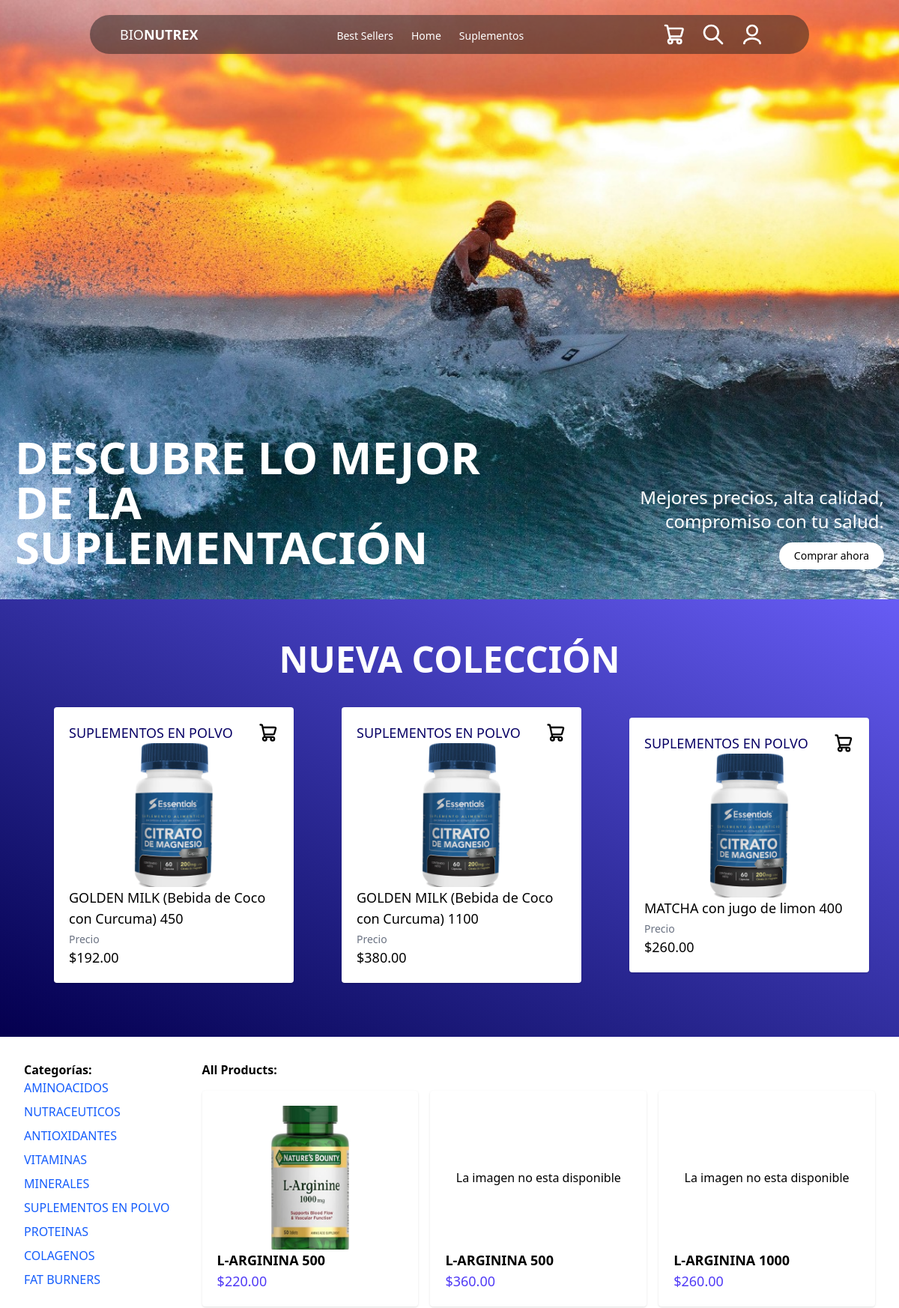
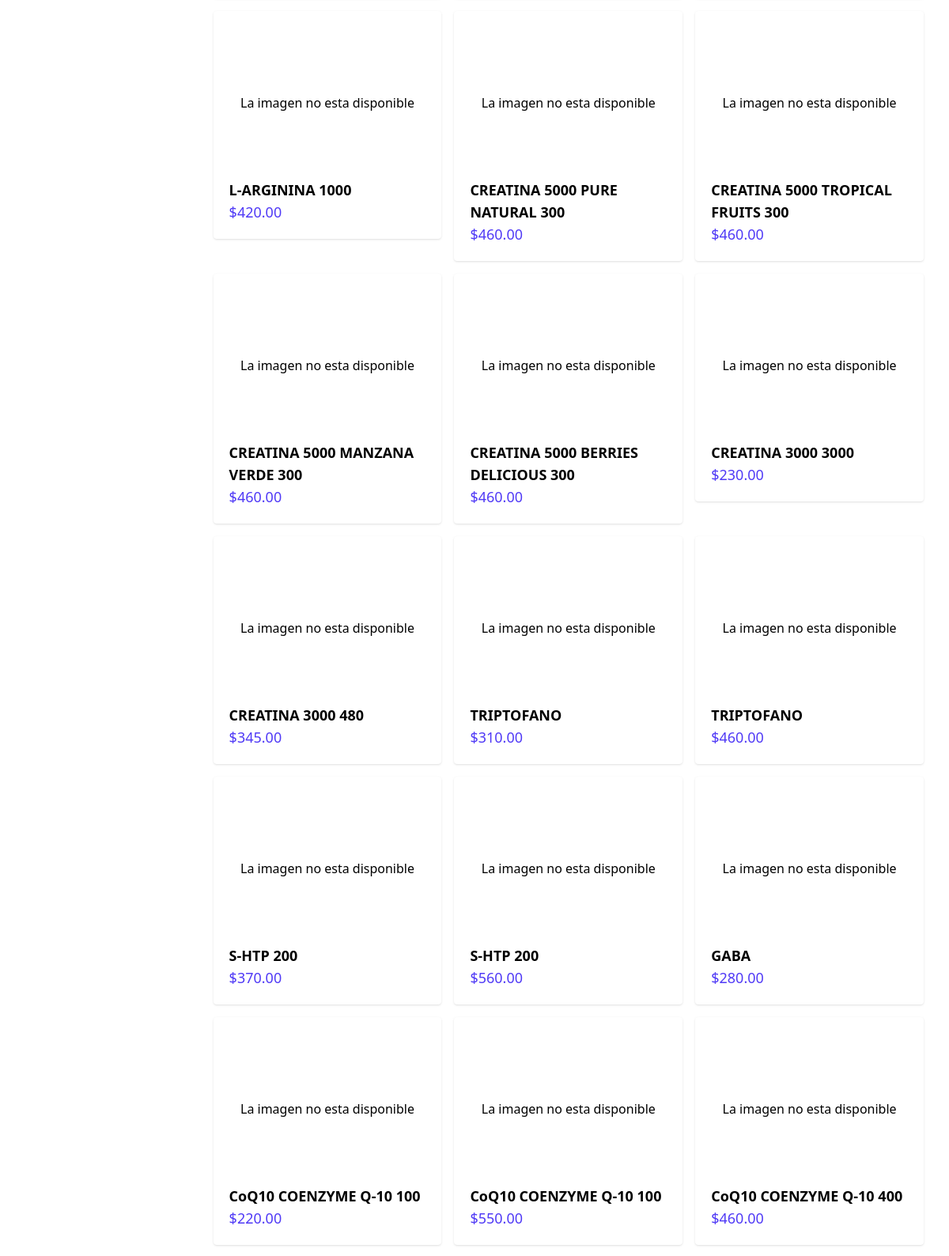
Screenshot of /products/ (upper part) with the database file from the repository (2 pictures, top to bottom).
### products/models.py (models this page shows, shortened)
class Categoria(models.Model):
    CAT_NOMBRE = models.CharField(max_length=50)
    CAT_SLUG = models.SlugField(default="", null=False, unique=True)
    class Meta:
        verbose_name_plural = "categorias"

class Producto(models.Model):
    ID_PRODUCTO = models.CharField(primary_key=True, max_length=50)
    PROD_CATEGORIA = models.ForeignKey(Categoria, related_name="productos", on_delete=models.CASCADE)
    PROD_NOMBRE = models.CharField(max_length=50)
    PROD_DESCRIPCION = models.CharField(max_length=50, blank=True)
    PROD_SLUG = models.SlugField(max_length=250)
    CONTENIDO_PZS = models.CharField(max_length=50, blank=True)
    PROD_PRECIO_MAY = models.DecimalField(max_digits=10, decimal_places=2, null=True)
    PROD_PRECIO_PUB = models.DecimalField(max_digits=10, decimal_places=2)
    PROD_DISPONIBLE = models.BooleanField(default=True)
    PROD_GRAMAJE = models.FloatField(null=True, blank=True)
    PROD_IMAGEN = models.ImageField(upload_to='productos/', null=True, blank=True)
    PROD_CREADO = models.DateTimeField(auto_now_add=True)
    PROD_MODIFICADO = models.DateTimeField(auto_now=True)

### products/views.py (the view)
# urls.py: path('products/', views.product_list, name="product_list"),
def product_list(request, category_slug=None):
    request.session['last_page'] = request.get_full_path()
    category = None
    products = Producto.objects.filter(PROD_DISPONIBLE=True)
    categories = Categoria.objects.all()
    rand_cat = choice(categories)
    first_three = Producto.objects.filter(PROD_CATEGORIA=rand_cat)[:3]
    if category_slug:
        category = get_object_or_404(Categoria, CAT_SLUG=category_slug)
        products = products.filter(PROD_CATEGORIA=category)
    return render(request, 'products/product/list.html', context={
        'rand_cat': rand_cat,
        'category': category,
        'products': products,
        'categories': categories,
        'first_three': first_three
    })

### templates/products/product/list.html (shortened to what this page needs)
{% extends 'base.html' %}
{% load static %}
{% block banner %}
  <section class="h-screen bg-[url('/static/img/heroimg.jpeg')] bg-cover bg-center bg-no-repeat">
    <div class="bottom-container h-full w-full flex flex-col justify-end items-center text-white px-5 pb-10 | lg:flex-row lg:items-end lg:justify-center lg:pb-10">
      <div class="flex text-center text-3xl font-bold | lg:w-[60%] lg:text-start lg:text-6xl">
        <h1>DESCUBRE LO MEJOR DE LA SUPLEMENTACIÓN</h1>
      </div>
      <div class="flex flex-col justify-end items-center text-center pb-10 [&>p]:text-lg [&>p]:mb-3 [&>a]:bg-[#FFFFFF] [&>a]:text-black [&>a]:rounded-3xl [&>a]:px-5 [&>a]:py-2 [&>a]:text-sm | lg:items-end lg:pb-0 lg:w-[40%] lg:text-end lg:[&>p]:text-2xl">
        <p>Mejores precios, alta calidad, compromiso con tu salud.</p>
        <a id="shopping-cart" href="#product-list">Comprar ahora</a>
      </div>
    </div>
  </section>
{% endblock %}
{% block content %}
  <div class="min-h-[calc(410px*0.75)] w-full bg-linear-to-bl from-[#675CF5] to-[#05004F] flex flex-col justify-center items-center text-white py-10">
    <div>
      <h1 class="text-white text-4xl md:text-5xl text-center pt-2 md:pt-4 font-bold">NUEVA COLECCIÓN</h1>
    </div>
    <div class="flex flex-row justify-center items-center gap-8 w-full m-4 py-4 md:mt-6 px-5 lg:px-10">
      {% for product in first_three %}
        <a href="{% url 'products:product_detail' product.ID_PRODUCTO %}">
          <div class="product-card bg-white w-full h-full flex flex-col justify-between items-center p-5 rounded shadow">
            <div class="w-full flex flex-row justify-between items-start">
              <h3 class="text-[#070065] text-lg">{{ rand_cat.CAT_NOMBRE }}</h3>
              <a href="{% url 'products:product_detail' product.ID_PRODUCTO %}"><img class="object-contain h-7 w-7" src="{% static 'img/shop-cart.svg' %}" alt="Agregar al carrito" /></a>
            </div>
            <div class="w-full h-48 flex items-center justify-center overflow-hidden">
              <img class="object-contain max-h-full max-w-full" src="{% static 'img/citrato.png' %}" alt="{{ product.PROD_NOMBRE }}" />
            </div>
            <div class="text-container flex flex-col justify-start items-start w-full break-words">
              <h2 class="font-regular text-lg text-black break-words">{{ product.PROD_NOMBRE }} {% if product.PROD_GRAMAJE is not None %}{{ product.PROD_GRAMAJE|floatformat:0 }}{% endif %}</h2>
              <p class="font-regular text-sm text-gray-500 mt-1">Precio</p>
              <p class="font-regular text-lg text-black">${{ product.PROD_PRECIO_PUB }}</p>
            </div>
          </div>
        </a>
      {% endfor %}
    </div>
  </div>
  <div class="mx-auto p-4 flex" id="product-list">
    <aside class="w-1/4 p-4">
      <h2 class="font-bold">Categorías:</h2>
      <ul>
        {% for category in categories %}
          <li class="mb-2">
            <a href="{% url 'products:product_list_by_category' category.CAT_SLUG %}#product-list" class="!text-blue-600 hover:!underline">{{ category.CAT_NOMBRE }}</a>
          </li>
        {% endfor %}
      </ul>
    </aside>
    <div class="w-full p-4">
      {% if category %}
        <h2 class="font-bold mb-4">{{ category.CAT_NOMBRE }}</h2>
      {% else %}
        <h2 class="font-bold mb-4">All Products:</h2>
      {% endif %}
      <div class="grid grid-cols-1 md:grid-cols-2 lg:grid-cols-3 gap-4">
        {% for product in products %}
          <a href="{% url 'products:product_detail' product.ID_PRODUCTO %}">
            <div>
              <div class="product-card bg-white w-full max-w-sm flex flex-col justify-between items-center p-5 rounded shadow">
                <div class="w-full h-48 flex items-center justify-center overflow-hidden">
                  {% if product.PROD_IMAGEN %}
                    <img src="{{ product.PROD_IMAGEN.url }}" alt="{{ product.PROD_NOMBRE }}" class="max-h-30" />
                  {% else %}
                    <p>La imagen no esta disponible</p>
                  {% endif %}
                </div>
                <div class="text-container flex flex-col justify-start items-start w-full break-words">
                  <h2 class="font-semibold text-lg text-black break-words">{{ product.PROD_NOMBRE }} {{ product.PROD_GRAMAJE|floatformat:0 }}</h2>
                  <p class="font-regular text-lg text-indigo-600">${{ product.PROD_PRECIO_PUB }}</p>
                </div>
              </div>
            </div>
          </a>
        {% endfor %}
      </div>
    </div>
  </div>
{% endblock %}

### templates/products/product/list.html (style rules this page uses)
.product-card { @apply h-100 w-full mb-8 bg-white flex flex-col items-center rounded-lg shadow-md overflow-hidden; max-width: min(100%, 350px); }
.product-card img { @apply object-cover h-55 w-30 mx-auto; max-height: 200px; }
.product-card .text-container { @apply w-full h-20 text-black pt-2; }

### rows the page displays
Producto: PROD_NOMBRE "GOLDEN MILK (Bebida de Coco con Curcuma)", PROD_GRAMAJE "450", PROD_PRECIO_PUB "192.00"
Categoria: CAT_NOMBRE "SUPLEMENTOS EN POLVO"
Producto: PROD_NOMBRE "GOLDEN MILK (Bebida de Coco con Curcuma)", PROD_GRAMAJE "1100", PROD_PRECIO_PUB "380.00"
Producto: PROD_NOMBRE "MATCHA con jugo de limon", PROD_GRAMAJE "400", PROD_PRECIO_PUB "260.00"
Categoria: CAT_NOMBRE "AMINOACIDOS"
Categoria: CAT_NOMBRE "NUTRACEUTICOS"
Categoria: CAT_NOMBRE "ANTIOXIDANTES"
Categoria: CAT_NOMBRE "VITAMINAS"
Categoria: CAT_NOMBRE "MINERALES"
Categoria: CAT_NOMBRE "PROTEINAS"
Categoria: CAT_NOMBRE "COLAGENOS"
Categoria: CAT_NOMBRE "FAT BURNERS"
Producto: PROD_IMAGEN (picture), PROD_NOMBRE "L-ARGININA", PROD_GRAMAJE "500", PROD_PRECIO_PUB "220.00"
Producto: PROD_IMAGEN "La imagen no esta disponible", PROD_NOMBRE "L-ARGININA", PROD_GRAMAJE "500", PROD_PRECIO_PUB "360.00"
Producto: PROD_IMAGEN "La imagen no esta disponible", PROD_NOMBRE "L-ARGININA", PROD_GRAMAJE "1000", PROD_PRECIO_PUB "260.00"
Producto: PROD_IMAGEN "La imagen no esta disponible", PROD_NOMBRE "L-ARGININA", PROD_GRAMAJE "1000", PROD_PRECIO_PUB "420.00"
Producto: PROD_IMAGEN "La imagen no esta disponible", PROD_NOMBRE "CREATINA 5000 PURE NATURAL", PROD_GRAMAJE "300", PROD_PRECIO_PUB "460.00"
Producto: PROD_IMAGEN "La imagen no esta disponible", PROD_NOMBRE "CREATINA 5000 TROPICAL FRUITS", PROD_GRAMAJE "300", PROD_PRECIO_PUB "460.00"
Producto: PROD_IMAGEN "La imagen no esta disponible", PROD_NOMBRE "CREATINA 5000 MANZANA VERDE", PROD_GRAMAJE "300", PROD_PRECIO_PUB "460.00"
Producto: PROD_IMAGEN "La imagen no esta disponible", PROD_NOMBRE "CREATINA 5000 BERRIES DELICIOUS", PROD_GRAMAJE "300", PROD_PRECIO_PUB "460.00"
Producto: PROD_IMAGEN "La imagen no esta disponible", PROD_NOMBRE "CREATINA 3000", PROD_GRAMAJE "3000", PROD_PRECIO_PUB "230.00"
Producto: PROD_IMAGEN "La imagen no esta disponible", PROD_NOMBRE "CREATINA 3000", PROD_GRAMAJE "480", PROD_PRECIO_PUB "345.00"
Producto: PROD_IMAGEN "La imagen no esta disponible", PROD_NOMBRE "TRIPTOFANO", PROD_PRECIO_PUB "310.00"
Producto: PROD_IMAGEN "La imagen no esta disponible", PROD_NOMBRE "TRIPTOFANO", PROD_PRECIO_PUB "460.00"
Producto: PROD_IMAGEN "La imagen no esta disponible", PROD_NOMBRE "S-HTP", PROD_GRAMAJE "200", PROD_PRECIO_PUB "370.00"
Producto: PROD_IMAGEN "La imagen no esta disponible", PROD_NOMBRE "S-HTP", PROD_GRAMAJE "200", PROD_PRECIO_PUB "560.00"
Producto: PROD_IMAGEN "La imagen no esta disponible", PROD_NOMBRE "GABA", PROD_PRECIO_PUB "280.00"
Producto: PROD_IMAGEN "La imagen no esta disponible", PROD_NOMBRE "CoQ10 COENZYME Q-10", PROD_GRAMAJE "100", PROD_PRECIO_PUB "220.00"
Producto: PROD_IMAGEN "La imagen no esta disponible", PROD_NOMBRE "CoQ10 COENZYME Q-10", PROD_GRAMAJE "100", PROD_PRECIO_PUB "550.00"
Producto: PROD_IMAGEN "La imagen no esta disponible", PROD_NOMBRE "CoQ10 COENZYME Q-10", PROD_GRAMAJE "400", PROD_PRECIO_PUB "460.00"
